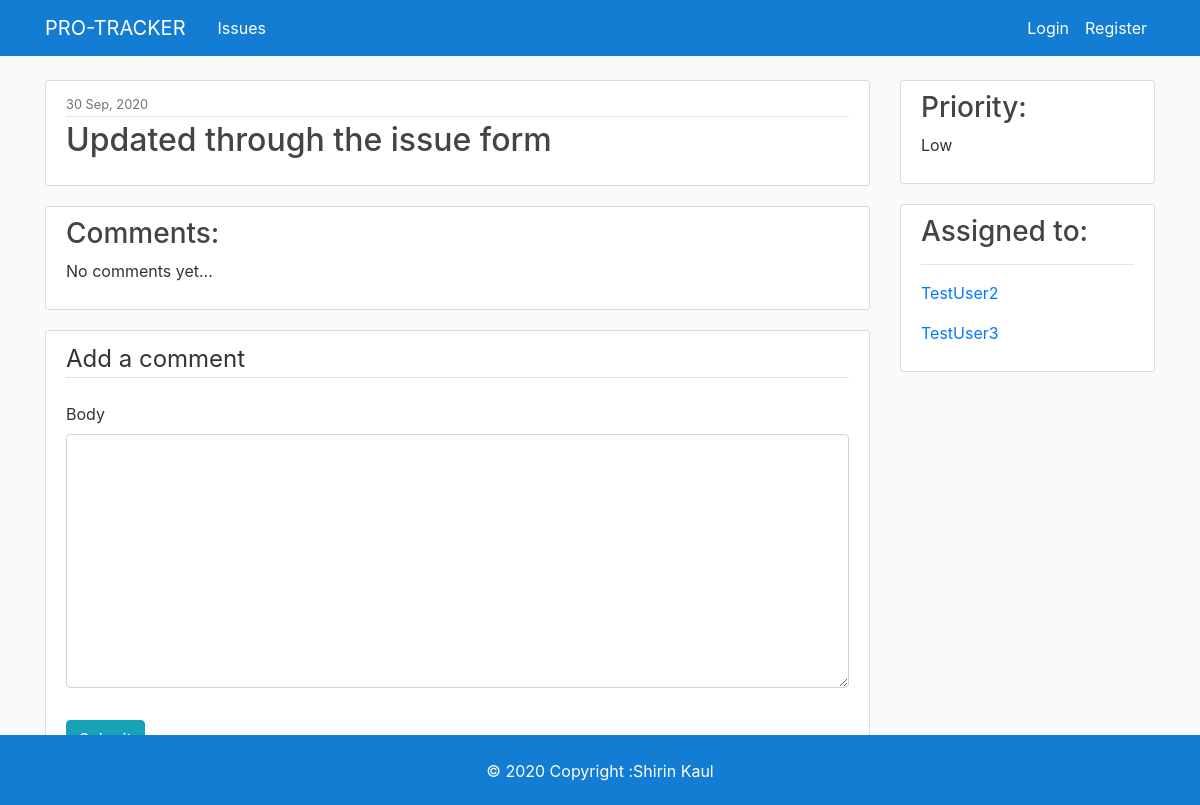
Page /issue/6/ on the earlier database version.
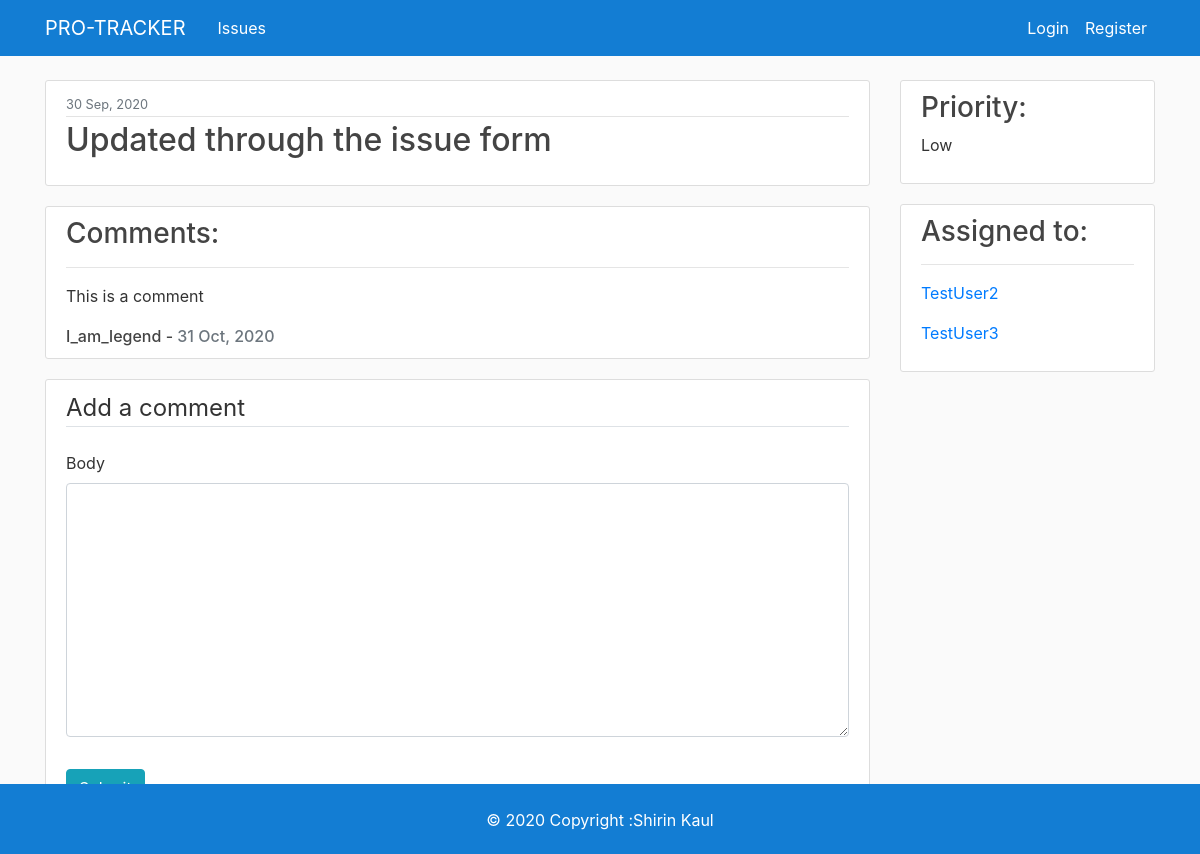
Same page on the later database version.
### issue/models.py (models this page shows, shortened)
class Comment(models.Model):
    issue= models.ForeignKey(Issue, related_name="comments", on_delete=models.CASCADE)
    author = models.CharField(max_length=100)
    body = RichTextUploadingField(verbose_name='Body',null=True,blank=True)
    date_added = models.DateTimeField(auto_now_add=True)

### issue/views.py (the view, shortened to what this page needs)
# urls.py: path('<int:pk>/', views.IssueDetailView.as_view(), name='issue-detail'),
class IssueDetailView(FormMixin, DetailView):
    model = Issue
    form_class=CommentForm
    def get_context_data(self, **kwargs):
        context = super(IssueDetailView, self).get_context_data(**kwargs)
        context['form'] = CommentForm(initial={'issue': self.object.id, 'author': self.request.user})
        return context

### issue/forms.py
class CommentForm(forms.ModelForm):
    class Meta:
        model = Comment
        fields= ['author', 'issue', 'body']
        widgets = {
            'author': forms.HiddenInput(),
            'issue' : forms.HiddenInput(),
        }

### issue/models.py (called while the page is built)
    def formatted_markdown(self):
        return markdownify(self.content)

### issue/templates/issue/issue_detail.html (shortened to what this page needs)
{% extends "issue/base.html" %}
{% load crispy_forms_tags %}
{% block content %}
<div class="col-md-9">
    <article class="media content-section">
        <div class="media-body">
            <div class="article-metadata">
                <small class="text-muted">{{ object.date_created|date:"j M, Y"}}</small>
            </div>
        <h2><a class="article-title">{{ object.title }}</a></h2>
        </div>
    </article>
    <article class="media content-section">
        <div class="media-body">
        <h3><a class="article-title">Comments:</a></h3>
            {%if not object.comments.all %}
                <p>No comments yet...</p>
            {% else %}
                {% for comment in object.comments.all %}
                    <hr>
                    <p>{{comment.body | safe}}</p>
                    <h6 style="display: inline;">{{ comment.author }} - <h6 style="display: inline;" class="text-muted">{{ comment.date_added | date:"j M, Y"}}</h6></h6>
                {%endfor%}
            {%endif%}
        </div>
    </article>
    <article class="media content-section">
        <div class="media-body">
            <form method="POST">
                <fieldset class ="form-group">
                    <legend class="border-bottom mb-4">
                        Add a comment
                    </legend>
                    {{form| crispy}}
                </fieldset>
                <div class="form-group">
                    <button class="btn btn-info" type="submit">Submit</button>
                </div>
            </form>
        </div>
    </article>
</div>
<div class="col-md-3">
    <article class="media content-section">
        <div class="media-body">
            {% if object.completed %}
                <br>
                <h6>Completed task</h6>
                <br>
            {% else %}
                <h3>Priority:</h3>
                <p class="article-content"> {{object.priority.title}} </p>
            {%endif%}
        </div>
    </article>
    <article class="media content-section">
        <div class="media-body">
            <h3>Assigned to:</h3>
            <hr>
            {% for an_author in object.author.all %}
             <p><a class="mr-2" href="{% url 'user-issues' an_author %}">{{ an_author }}</a></p>
            {%endfor%}
        </div>
    </article>
</div>
{% endblock content %}

Differences in the rows shown:
added Comment: body "This is a comment", author "I_am_legend", date_added "31 Oct, 2020"
Other differences:
text no longer shown: "No comments yet..."
